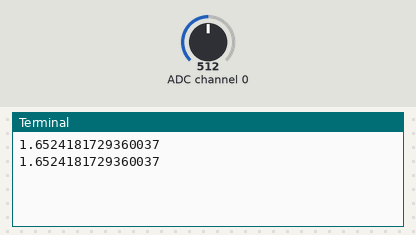
The program below on a simulated Raspberry Pi (BCM pin numbers). On the bench: the last lines printed to the terminal. The inputs (shaded band) are chosen by the test bench; at power-on: ADC channel 0 = 512 (analog values on the 0–1023 scale).

Above: at 1.2 s.
1.3 s: ADC channel 0 set to 716
At 2.6 s:
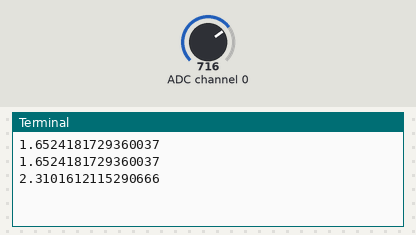
2.8 s: ADC channel 0 set to 900
At 3.8 s:
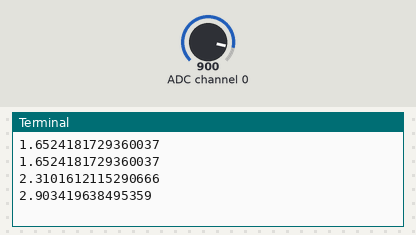
Timing chart, 0 to 5.8 s (numbered marks = the images above; inputs shaded):
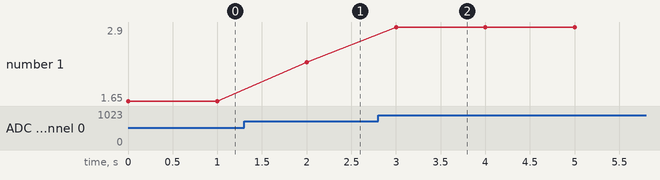

The program:

measure_voltage.py
```python
from gpiozero import LED, MCP3008
from time import sleep

power = LED(17)
pot = MCP3008(0)
Vdc = 3.3

while True:
    power.on()
    print(pot.value * Vdc)
    sleep(1)
    power.off()
    print(pot.value * Vdc)
    sleep(1)
```

Measured:
- after the input at 1.3 s, the terminal: prints a new line after 0.70 s (image 1)
- after the input at 2.8 s, the terminal: prints a new line after 0.20 s (image 2)
- plotted number 1: 1.65 → 2.31 after the input at 1.3 s, 2.31 → 2.9 after the input at 2.8 s
